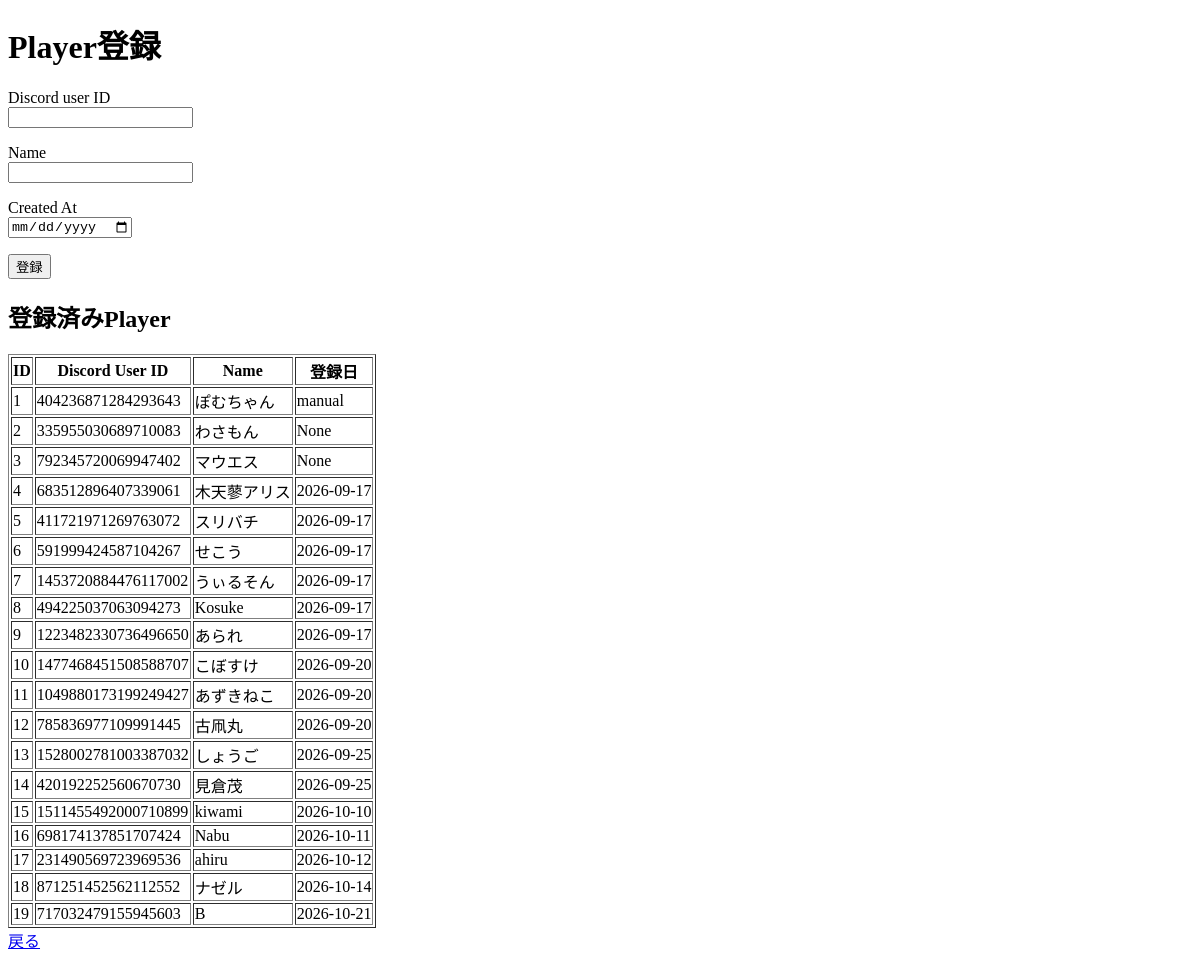
Page /player on the earlier database version.
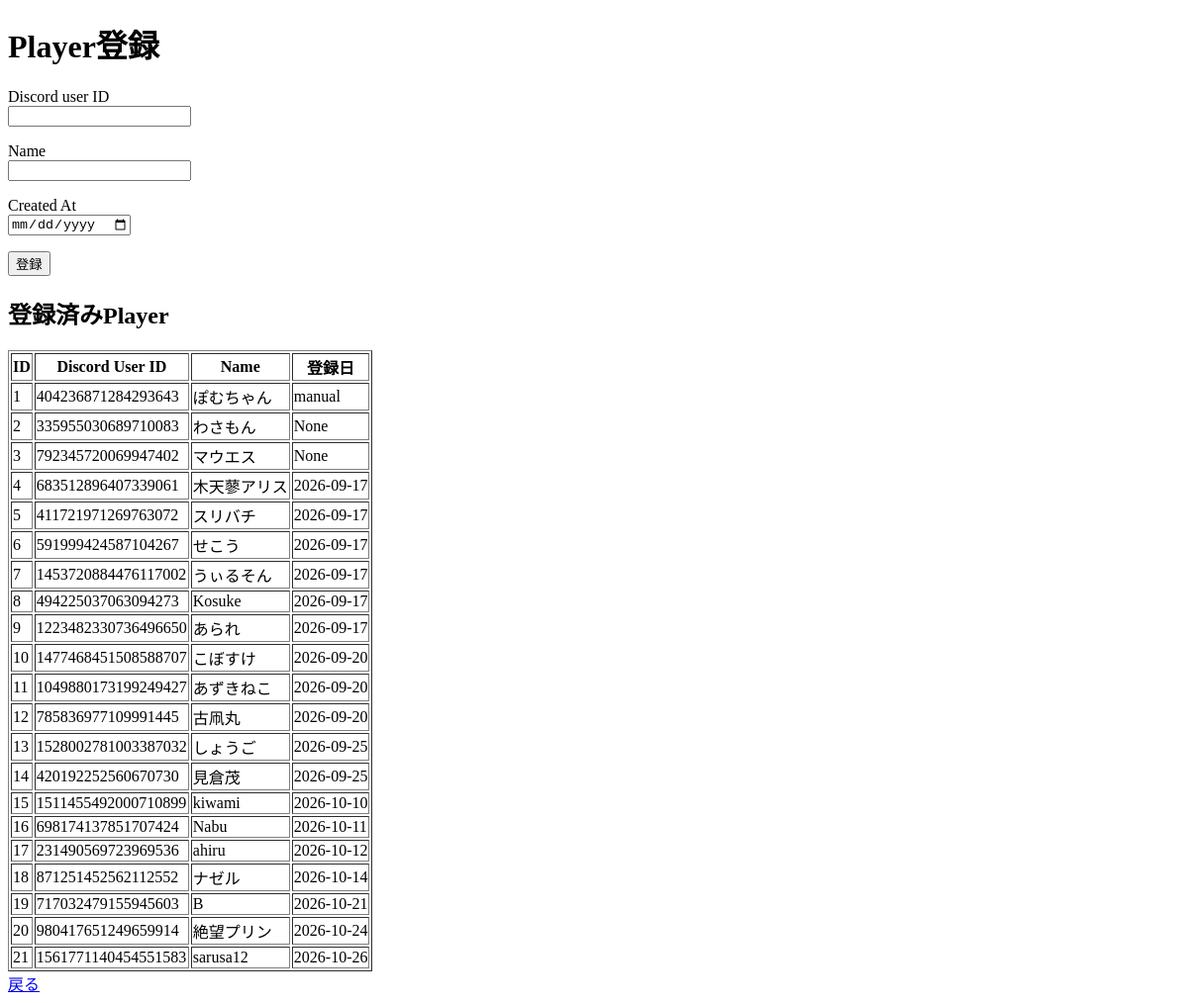
Same page on the later database version.
### tables this page shows
CREATE TABLE players (
    id INTEGER PRIMARY KEY,

    discord_user_id TEXT UNIQUE NOT NULL,

    name TEXT NOT NULL,

    created_at TEXT
);

### app/insert_app.py (the view, shortened to what this page needs)
@app.route("/player", methods=["GET", "POST"])
def player():
    conn = get_connection()
    players = conn.execute("""
        SELECT *
        FROM players
        ORDER BY id
    """).fetchall()
    conn.close()
    return render_template(
        "player_form.html",
        players=players
    )

### app/insert_app.py (called while the page is built)
def get_connection():
    conn = sqlite3.connect(DB_PATH)
    conn.row_factory = sqlite3.Row
    return conn

### app/templates/player_form.html (shortened to what this page needs)
<!DOCTYPE html>
<html lang="ja">
<head>
</head>
<body>
<h1>Player登録</h1>
<form method="post">
    <p>
        Discord user ID<br>
        <input type="text" name="discord_user_id" required>
    </p>
    <p>
        Name<br>
        <input type="text" name="name" required>
    </p>
    <p>
        Created At<br>
        <input type="date" name="created_at" required>
    </p>
    <button type="submit">
        登録
    </button>
</form>
<h2>登録済みPlayer</h2>
<table border="1">
    <tr>
        <th>ID</th>
        <th>Discord User ID</th>
        <th>Name</th>
        <th>登録日</th>
    </tr>
    {% for p in players %}
    <tr>
        <td>{{ p.id }}</td>
        <td>{{ p.discord_user_id }}</td>
        <td>{{ p.name }}</td>
        <td>{{ p.created_at }}</td>
    </tr>
    {% endfor %}
</table>
<a href="/">戻る</a>
</body>
</html>

Differences in the rows shown:
added players: id "20", discord_user_id "980417651249659914", name "絶望プリン", created_at "2026-10-24"
added players: id "21", discord_user_id "1561771140454551583", name "sarusa12", created_at "2026-10-26"
